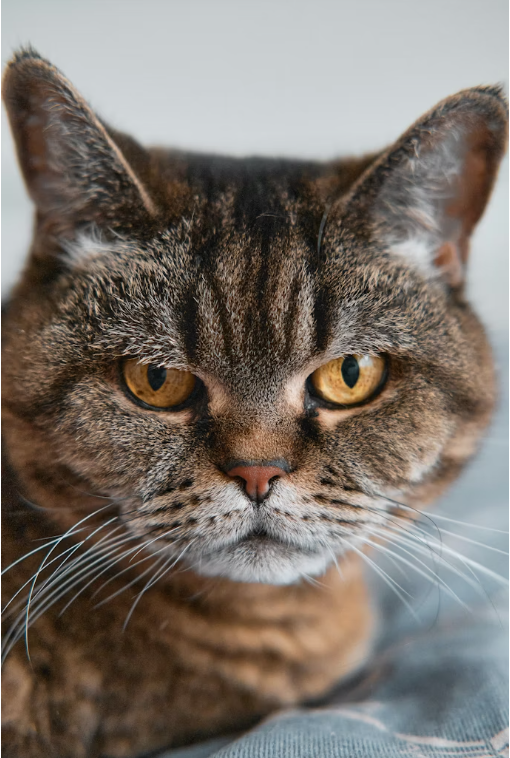
#> input picture CT/cat.png, 510 x 758 px
$ jupyter execute problem2.ipynb
#> lines starting #> are read from the running program, lines starting #| are printed output that depends on the picture
[cell 1]
import cv2
import matplotlib.pyplot as plt
import numpy as np

[cell 2]
image = cv2.imread("cat.png")
#> image is the input picture: shape (758, 510, 3); mean B, G, R 107.2, 114.9, 123.1

[cell 3]
rgb_image = cv2.cvtColor(image, cv2.COLOR_BGR2RGB)

gray_image = cv2.cvtColor(rgb_image, cv2.COLOR_RGB2GRAY)
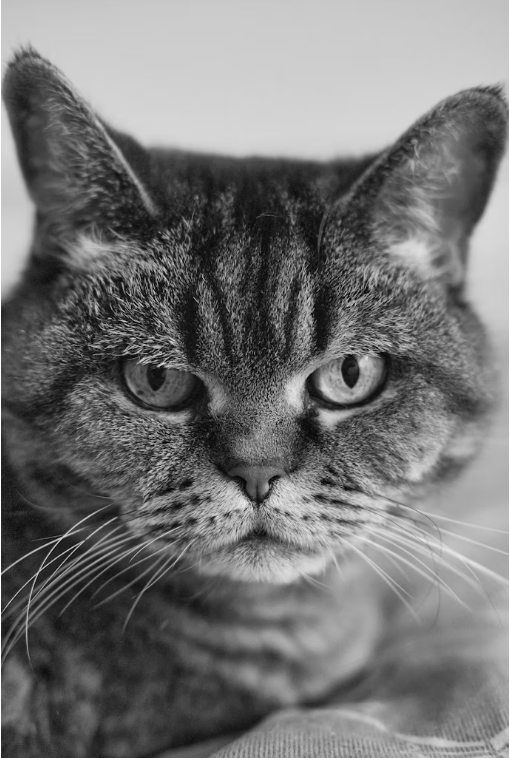
#> gray_image: shape (758, 510); min 2, max 255, mean 116.5


# Separate RGB Image into R, G, B Planes

R = rgb_image[:, :, 0]
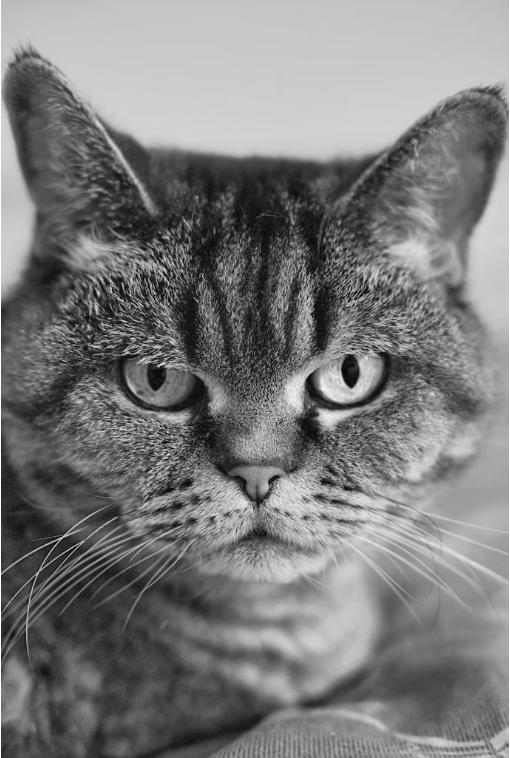
#> R: shape (758, 510); min 0, max 255, mean 123.1
G = rgb_image[:, :, 1]
B = rgb_image[:, :, 2]
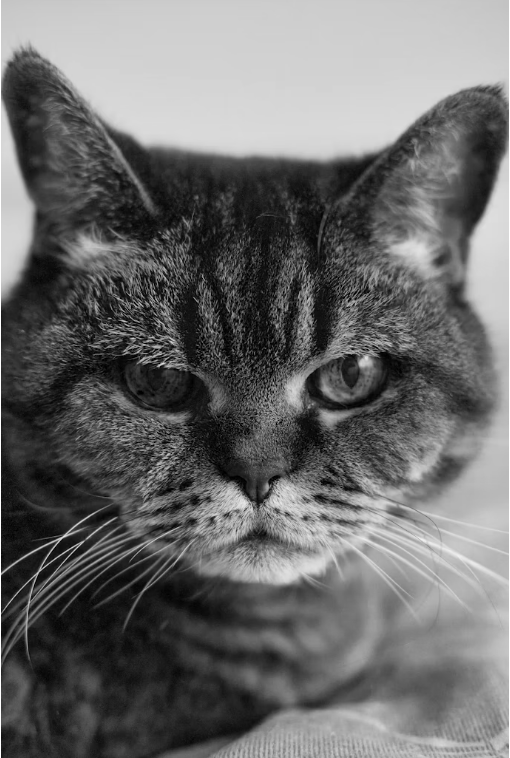
#> B: shape (758, 510); min 0, max 255, mean 107.2

# 4. Combine R, G, B Planes

# Merge the three channels
combined_image = cv2.merge([R, G, B])

# Display Results

plt.figure(figsize=(12, 10))

# Original Color Image
plt.subplot(2, 4, 1)
plt.imshow(rgb_image)
plt.title("Original Color Image")
plt.axis("off")

# Grayscale Image
plt.subplot(2, 4, 2)
plt.imshow(gray_image, cmap="gray")
plt.title("Grayscale Image")
plt.axis("off")


# Red Plane
plt.subplot(2, 4, 3)
plt.imshow(R, cmap="Reds")
plt.title("Red (R) Plane")
plt.axis("off")

# Green Plane
plt.subplot(2, 4, 4)
plt.imshow(G, cmap="Greens")
plt.title("Green (G) Plane")
plt.axis("off")

# Blue Plane
plt.subplot(2, 4, 5)
plt.imshow(B, cmap="Blues")
plt.title("Blue (B) Plane")
plt.axis("off")

# Combined RGB Image
plt.subplot(2, 4, 6)
plt.imshow(combined_image)
plt.title("Combined RGB Image")
plt.axis("off")

plt.tight_layout()
plt.show()
